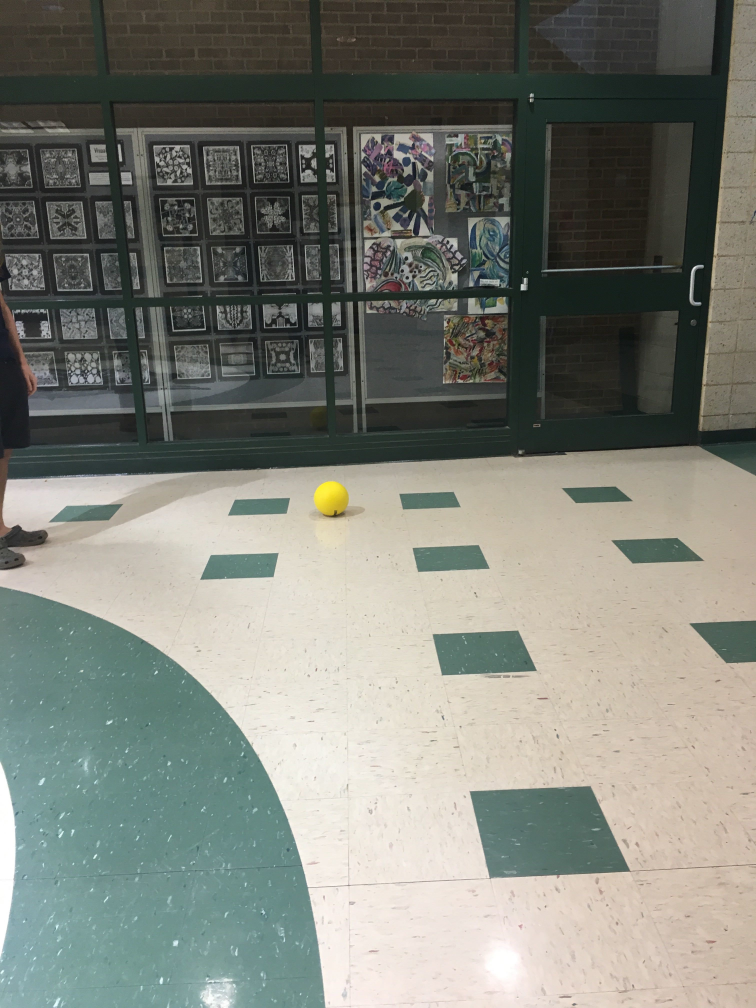
#> input picture Image d’iOS(1).jpg, 3024 x 4032 px, given in place of the camera (shown at 1/4 size)
$ python 360noscope.py
#> lines starting #> are read from the running program, lines starting #| are printed output that depends on the picture; after the words box and inside, x2 and y2 are one past the last pixel; in counts of white or black regions, pixels touching at a corner belong together
from collections import deque
from imutils.video import VideoStream
import numpy as np
import cv2
import imutils
import time
from os import listdir
from os.path import isfile, join
import json
from networktables import NetworkTables
import math

redLower = (0, 20, 210)
redUpper = (10, 50, 255)
blueLower = (70, 20, 210)
blueUpper = (100, 50, 255)
yellowLower = (20, 70, 60)
yellowUpper = (40, 255, 255)
mode = 'ball'

vs = VideoStream(src=2).start()

time.sleep(2.0)

files = [f for f in listdir('./images') if isfile(join('./images', f))]

NetworkTables.initialize(server='roborio-4795-frc.local')
sd = NetworkTables.getTable('SmartDashboard')

while True:
    frame = vs.read()
#> frame is the input picture: shape (4032, 3024, 3); mean B, G, R 119.6, 128.2, 125.5
    '''frame = cv2.imread('./images/' + file)
    data = False
    with open('./labels/' + file + '.json', 'r') as read_file:
        data = json.load(read_file)

    if len(data['objects']) == 0:
        continue'''

    if frame is None:
        break

    frame = imutils.resize(frame, width=600)
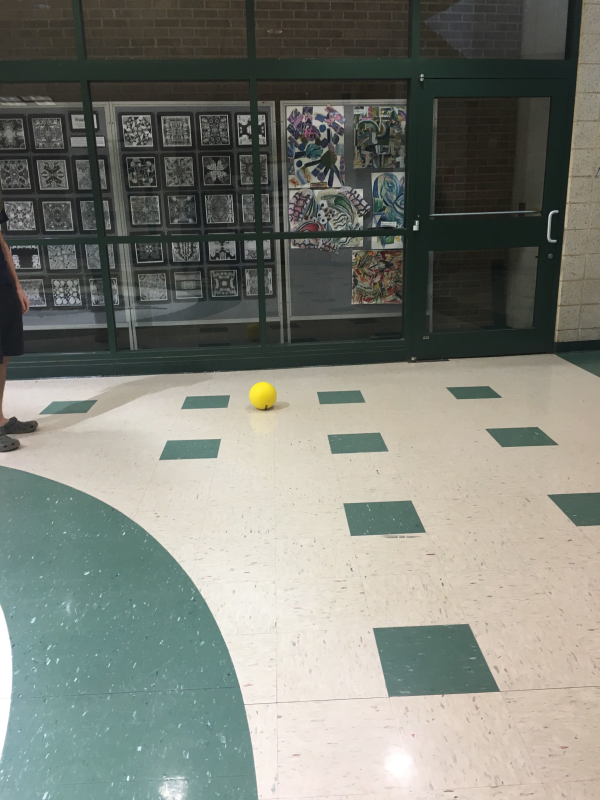
#> frame: shape (800, 600, 3); mean B, G, R 119.6, 128.2, 125.5

    hsv = None
    if mode == 'ball':
        # remove blur from output
        frame = cv2.GaussianBlur(frame, (11, 11), 0)
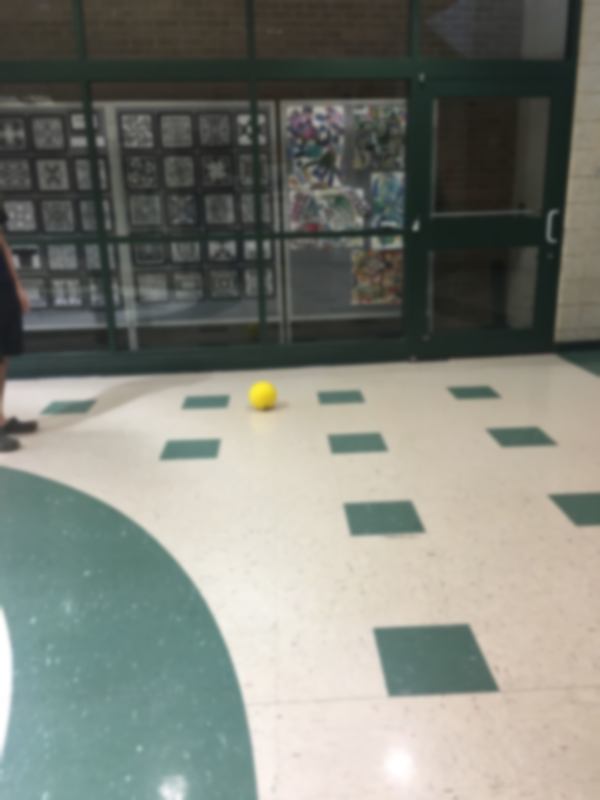
#> frame: shape (800, 600, 3); mean B, G, R 119.6, 128.2, 125.5

    hsv = cv2.cvtColor(frame, cv2.COLOR_BGR2HSV)
#> hsv: shape (800, 600, 3); mean H, S, V 45.2, 38.2, 132.5

    if mode == 'red':
        mask = cv2.inRange(hsv, redLower, redUpper)
    elif mode == 'blue':
        mask = cv2.inRange(hsv, blueLower, blueUpper)
    else:
        mask = cv2.inRange(hsv, yellowLower, yellowUpper)
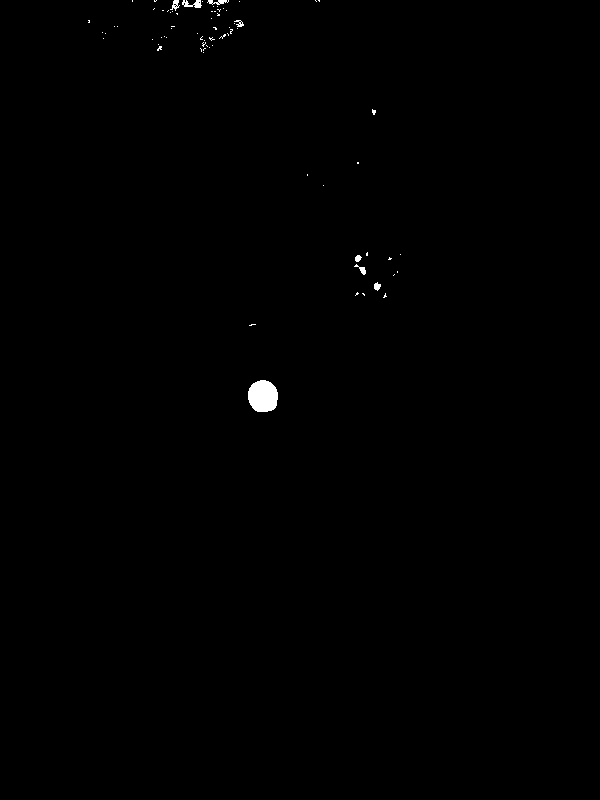
#> mask: shape (800, 600); 0.29% white; 74 white regions (66 under 20 px), largest, box (x1, y1, x2, y2) and area: (248, 380, 278, 412) 781, (182, 0, 202, 8) 92, (207, 0, 229, 5) 62

    if mode == 'ball':
        mask = cv2.erode(mask, None, iterations=3)
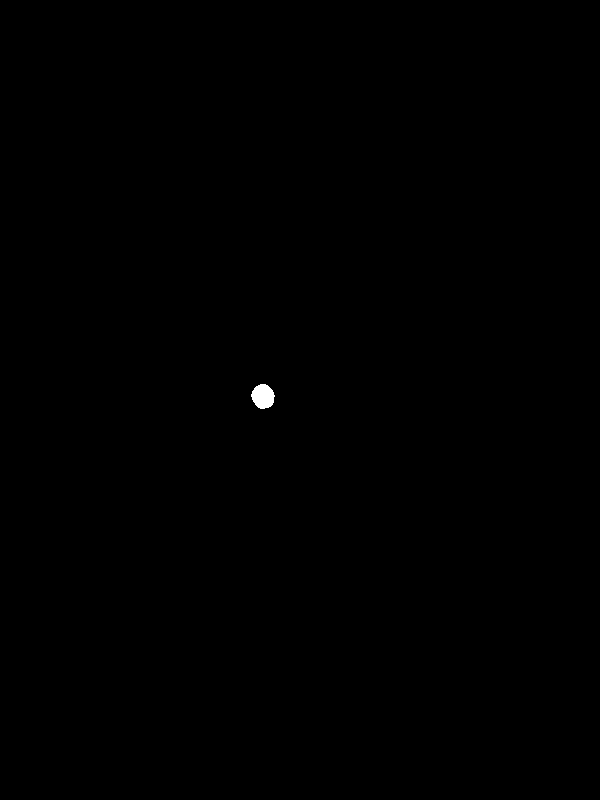
#> mask: shape (800, 600); 0.09% white; 1 white region, box (x1, y1, x2, y2) and area: (251, 384, 275, 409) 445
        mask = cv2.dilate(mask, None, iterations=7)
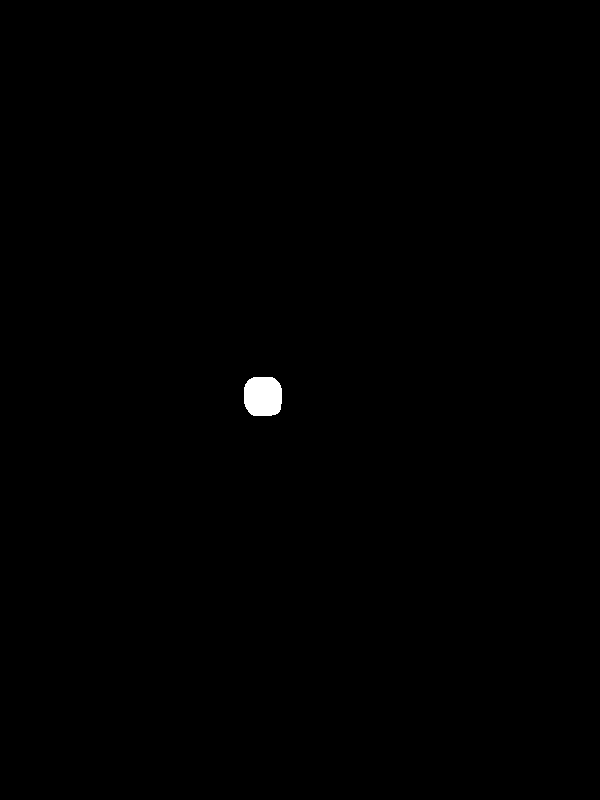
#> mask: shape (800, 600); 0.28% white; 1 white region, box (x1, y1, x2, y2) and area: (244, 377, 282, 416) 1327
        mask = cv2.erode(mask, None, iterations=2)
#> mask: shape (800, 600); 0.22% white; 1 white region
    else:
        mask = cv2.dilate(mask, None, iterations=4)
        mask = cv2.GaussianBlur(mask, (41, 41), 0)
        mask = cv2.inRange(mask, 127, 255)
        mask = cv2.dilate(mask, None, iterations=2)

    cnts = cv2.findContours(mask.copy(), cv2.RETR_EXTERNAL, cv2.CHAIN_APPROX_SIMPLE)
#> cnts = 1 contour; box (x1, y1, x2, y2) and area: (246, 379, 280, 414) 982
    cnts = imutils.grab_contours(cnts)
    width = frame.shape[1]
#> width = 600
    height = frame.shape[0]
#> height = 800
    options = []

    for cnt in cnts:
        if mode == 'ball':
            ((x, y), radius) = cv2.minEnclosingCircle(cnt)
            if cv2.contourArea(cnt) / (radius * radius * math.pi) > 0.5 and radius > 20:# and y / height * 2 - 1 > -0.3:
                options.append(cnt)
        else:
            x, y, w, h = cv2.boundingRect(cnt)
            average = mask[y:y+h, x:x+w].mean(axis=0).mean(axis=0)
            if average / 255 < 0.4 and w > 40 and h > 30 and w * 1.1 > h:
                options.append(cnt)
#> this loop made 1 pass
#> (x, y, radius) on pass 1: (263, 396, 19.21)
#> after the loop, options = []

    if len(options) > 0:
        cnt = max(options, key=cv2.contourArea)
        if mode == 'ball':
            ((x, y), radius) = cv2.minEnclosingCircle(cnt)
            cv2.circle(frame, (int(x), int(y)), int(radius), (0, 255, 255), 3)
            sd.putNumber('ball_x', x / width * 2 - 1)
            sd.putNumber('ball_y', y / height * 2 - 1)
            #sd.putNumber('ball_size', min(radius / width * 5, 1))
            sd.putNumber('target_x', 0)
            sd.putNumber('target_y', 0)
        else:
            x, y, w, h = cv2.boundingRect(cnt)
            cv2.rectangle(frame, (x, y, w, h), (0, 255, 255), 3)
            sd.putNumber('target_x', x / width * 2 - 1)
            sd.putNumber('target_y', y / height * 2 - 1)
            sd.putNumber('ball_x', 0)
            sd.putNumber('ball_y', 0)
            #sd.putNumber('ball_size', 0)
    else:
        sd.putNumber('ball_x', 0)
        sd.putNumber('ball_y', 0)
        #sd.putNumber('ball_size', 0)
        sd.putNumber('target_x', 0)
        sd.putNumber('target_y', 0)

    key = cv2.waitKey(1) & 0xFF
#> (key Esc is pressed here)

    cv2.imshow('Frame', frame)
    cv2.imshow('x', mask)

    #time.sleep(1)

cv2.destroyAllWindows()
